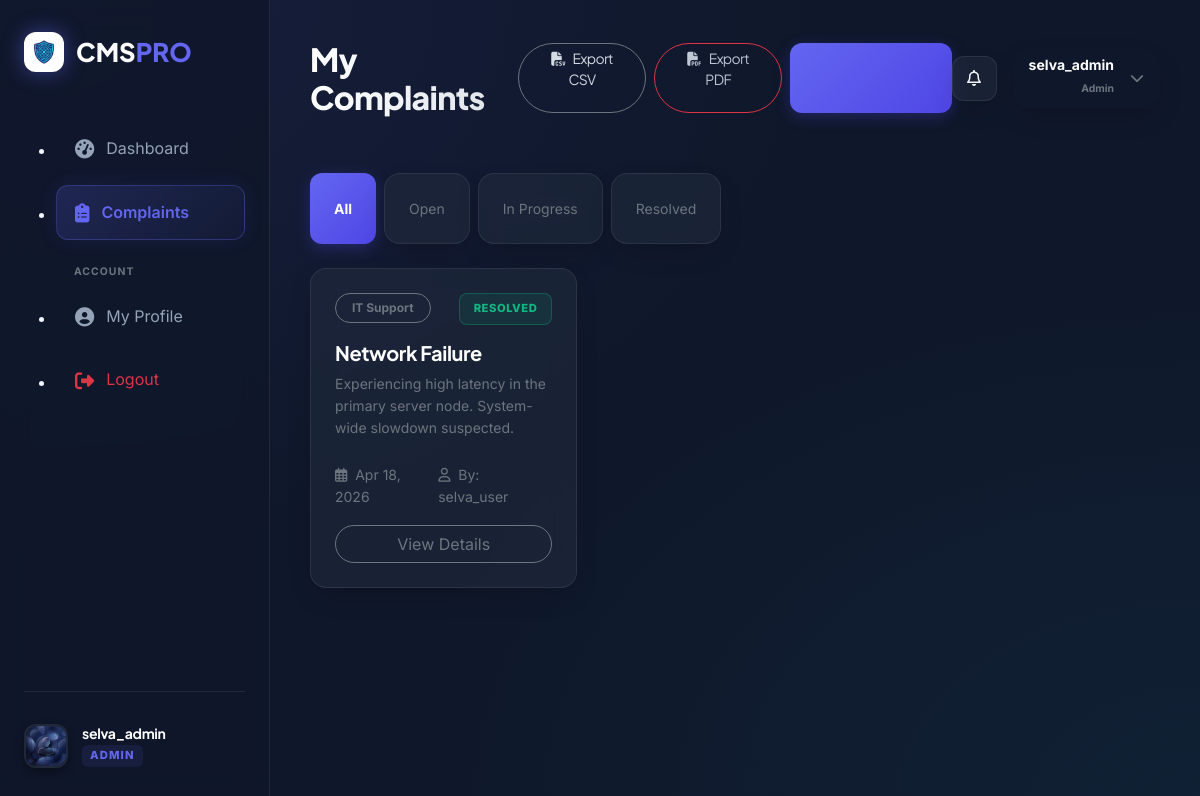
Screenshot of /complaints/ (signed in) with the database file from the repository.
### complaints/models.py (models this page shows, shortened)
class User(AbstractUser):
    ROLE_CHOICES = (
        ('ADMIN', 'Admin'),
        ('MANAGER', 'Manager'),
        ('USER', 'User'),
    )
    role = models.CharField(max_length=10, choices=ROLE_CHOICES, default='USER')
    avatar = models.ImageField(upload_to='avatars/', null=True, blank=True)

class Complaint(models.Model):
    CATEGORY_CHOICES = (
        ('IT', 'IT Support'),
        ('HR', 'HR Department'),
        ('FACILITY', 'Facility Management'),
        ('OTHER', 'Other'),
    )
    STATUS_CHOICES = (
        ('OPEN', 'Open'),
        ('IN_PROGRESS', 'In Progress'),
        ('RESOLVED', 'Resolved'),
    )
    SLA_DAYS = 3  # Overdue after 3 days
    title = models.CharField(max_length=200)
    description = models.TextField()
    category = models.CharField(max_length=20, choices=CATEGORY_CHOICES)
    status = models.CharField(max_length=20, choices=STATUS_CHOICES, default='OPEN')
    created_by = models.ForeignKey(User, on_delete=models.CASCADE, related_name='complaints')
    assigned_to = models.ForeignKey(User, on_delete=models.SET_NULL, null=True, blank=True, related_name='assigned_complaints')
    attachment = models.FileField(upload_to='attachments/', null=True, blank=True)
    reopen_count = models.PositiveIntegerField(default=0)
    created_at = models.DateTimeField(auto_now_add=True)
    updated_at = models.DateTimeField(auto_now=True)
    @property
    def is_overdue(self):
        if self.status == 'RESOLVED':
            return False
        return (timezone.now() - self.created_at).days >= self.SLA_DAYS

### complaints/views.py (the view)
# urls.py: path('complaints/', views.complaint_list, name='complaint_list'),
@login_required
def complaint_list(request):
    status_filter = request.GET.get('status', 'ALL')
    if request.user.role == 'ADMIN':
        complaints = Complaint.objects.all()
    elif request.user.role == 'MANAGER':
        complaints = Complaint.objects.filter(assigned_to=request.user)
    else:
        complaints = Complaint.objects.filter(created_by=request.user)
    if status_filter != 'ALL':
        complaints = complaints.filter(status=status_filter)
    overdue_count = sum(1 for c in complaints if c.is_overdue)
    return render(request, 'complaints/complaint_list.html', {
        'complaints': complaints,
        'current_status': status_filter,
        'overdue_count': overdue_count,
    })

### templates/complaints/complaint_list.html (shortened to what this page needs)
{% extends 'base.html' %}
{% load static %}
{% block page_title %}
<div class="d-flex justify-content-between align-items-center w-100">
    <span>My Complaints</span>
    <div class="d-flex gap-2">
        {% if user.role == 'ADMIN' %}
        <a href="{% url 'export_csv' %}" class="btn btn-outline-secondary btn-sm px-4 rounded-pill border-secondary" title="Export CSV">
            <i class="fas fa-file-csv me-2"></i>Export CSV
        </a>
        <a href="{% url 'export_pdf' %}" class="btn btn-outline-danger btn-sm px-4 rounded-pill border-danger" title="Export PDF">
            <i class="fas fa-file-pdf me-2"></i>Export PDF
        </a>
        {% endif %}
        <a href="{% url 'complaint_create' %}" class="btn btn-premium btn-sm px-4">
            <i class="fas fa-plus me-2"></i> Raise Complaint
        </a>
    </div>
</div>
{% endblock %}
{% block content %}
<div class="mb-4">
    <div class="d-flex gap-2 flex-wrap">
        <a href="?status=ALL" class="btn btn-sm {% if current_status == 'ALL' %}btn-premium{% else %}card-glass text-secondary{% endif %} px-4">All</a>
        <a href="?status=OPEN" class="btn btn-sm {% if current_status == 'OPEN' %}btn-premium{% else %}card-glass text-secondary{% endif %} px-4">Open</a>
        <a href="?status=IN_PROGRESS" class="btn btn-sm {% if current_status == 'IN_PROGRESS' %}btn-premium{% else %}card-glass text-secondary{% endif %} px-4">In Progress</a>
        <a href="?status=RESOLVED" class="btn btn-sm {% if current_status == 'RESOLVED' %}btn-premium{% else %}card-glass text-secondary{% endif %} px-4">Resolved</a>
    </div>
</div>
<div class="row g-4">
    {% for complaint in complaints %}
    <div class="col-md-6 col-xl-4">
        <div class="card-glass h-100 d-flex flex-column {% if complaint.is_overdue %}overdue-card{% endif %}">
            <div class="d-flex justify-content-between align-items-start mb-3">
                <span class="badge bg-secondary-bg border border-secondary text-secondary small px-3 py-2 rounded-pill">
                    {{ complaint.get_category_display }}
                </span>
                <div class="d-flex align-items-center gap-2">
                    <span class="badge-pill bg-{{ complaint.status|lower }} small">
                        {{ complaint.get_status_display }}
                    </span>
                </div>
            </div>
            <h5 class="mb-2 text-white">{{ complaint.title }}</h5>
            <p class="text-secondary small mb-4 flex-grow-1">
                {{ complaint.description|truncatechars:120 }}
            </p>
            <div class="mt-auto">
                <div class="d-flex justify-content-between align-items-center mb-3">
                    <div class="small text-secondary">
                        <i class="far fa-calendar-alt me-1"></i> {{ complaint.created_at|date:"M d, Y" }}
                    </div>
                    <div class="small text-secondary">
                        {% if user.role != 'USER' %}
                            <i class="far fa-user me-1"></i> By: {{ complaint.created_by.username }}
                        {% endif %}
                    </div>
                </div>
                <a href="{% url 'complaint_detail' complaint.pk %}" class="btn btn-outline-secondary w-100 rounded-pill border-secondary hover-indigo">
                    View Details
                </a>
            </div>
        </div>
    </div>
    {% endfor %}
</div>
{% endblock %}

### templates/base.html (shortened to what this page needs)
{% load static %}
<!DOCTYPE html>
<html lang="en">
<head>
    <link href="https://cdn.jsdelivr.net/npm/bootstrap@5.3.0/dist/css/bootstrap.min.css" rel="stylesheet">
    <link rel="stylesheet" href="https://cdnjs.cloudflare.com/ajax/libs/font-awesome/6.4.0/css/all.min.css">
    <link rel="stylesheet" href="{% static 'css/style.css' %}">
</head>
<body>
    <aside class="sidebar" id="sidebar">
        <a href="{% url 'homepage' %}" class="sidebar-brand">
            <div class="brand-logo" style="width: 40px; height: 40px; background: url('{% static 'img/logo.png' %}') center/contain no-repeat; border-radius: 12px; box-shadow: 0 0 20px var(--primary-glow);">
            </div>
            <span>CMS<span style="color: var(--primary-accent)">PRO</span></span>
        </a>
        <ul class="sidebar-nav">
            <li class="nav-item">
                <a href="{% url 'dashboard' %}" class="nav-link {% if request.resolver_match.url_name == 'dashboard' %}active{% endif %}">
                    <i class="fas fa-tachometer-alt"></i>
                    <span>Dashboard</span>
                </a>
            </li>
            <li class="nav-item">
                <a href="{% url 'complaint_list' %}" class="nav-link {% if request.resolver_match.url_name == 'complaint_list' or request.resolver_match.url_name == 'complaint_detail' %}active{% endif %}">
                    <i class="fas fa-clipboard-list"></i>
                    <span>Complaints</span>
                </a>
            </li>
            <div class="mt-4 mb-2 small text-uppercase text-secondary fw-bold" style="font-size: 0.65rem; letter-spacing: 0.1em; padding-left: 18px;">Account</div>
            <li class="nav-item">
                <a href="#" class="nav-link">
                    <i class="fas fa-user-circle"></i>
                    <span>My Profile</span>
                </a>
            </li>
            <li class="nav-item">
                <a href="{% url 'user_logout' %}" class="nav-link text-danger">
                    <i class="fas fa-sign-out-alt"></i>
                    <span>Logout</span>
                </a>
            </li>
        </ul>
        {% if user.is_authenticated %}
        <div class="sidebar-user">
            {% if user.avatar %}
                <img src="{{ user.avatar.url }}" alt="Avatar" class="user-avatar">
            {% else %}
                <img src="{% static 'img/default_avatar.png' %}" alt="Avatar" class="user-avatar">
            {% endif %}
            <div class="user-info">
                <h6 class="mb-0 text-white small">{{ user.username }}</h6>
                <span class="user-role">{{ user.get_role_display }}</span>
            </div>
        </div>
        {% endif %}
    </aside>
    <main class="main-content">
        <header class="top-navbar fade-in-up">
            <div class="d-flex align-items-center gap-3">
                <h2 class="page-title mb-0">{% block page_title %}Dashboard{% endblock %}</h2>
            </div>
            <div class="top-nav-actions d-flex align-items-center gap-3">
                <div class="notification-bell card-glass p-2 d-flex align-items-center justify-content-center" style="width: 45px; height: 45px; border-radius: 12px; position: relative; cursor: pointer;" title="Overdue Complaints">
                    <i class="far fa-bell"></i>
                </div>
                <div class="dropdown">
                    <button class="card-glass px-3 py-2 d-flex align-items-center gap-3 cursor-pointer border-0 bg-transparent text-white" type="button" data-bs-toggle="dropdown" aria-expanded="false">
                        <div class="text-end d-none d-md-block">
                            <div class="small fw-bold mb-0" style="line-height: 1.2;">{{ user.username }}</div>
                            <span class="x-small text-secondary fw-bold" style="font-size: 0.65rem;">{{ user.get_role_display }}</span>
                        </div>
                        <i class="fas fa-chevron-down small text-secondary"></i>
                    </button>
                </div>
            </div>
        </header>
        <div class="content-wrapper">
            {% block content %}{% endblock %}
        </div>
    </main>
</body>
</html>

### static/css/style.css (style rules this page uses)
:root { --primary-bg: #0f172a; --secondary-bg: #1e293b; --card-bg: rgba(30, 41, 59, 0.7); --card-border: rgba(255, 255, 255, 0.08); --primary-accent: #6366f1; --primary-glow: rgba(99, 102, 241, 0.5); --secondary-accent: #22d3ee; --secondary-glow: rgba(34, 211, 238, 0.4); --success: #10b981; --warning: #f59e0b; --danger: #ef4444; --text-primary: #f1f5f9; --text-secondary: #94a3b8; --sidebar-width: 270px; --border-radius: 16px; --transition-speed: 0.4s; --glass-blur: 12px; }
* { margin: 0; padding: 0; box-sizing: border-box; }
body { font-family: 'Inter', sans-serif; background-color: var(--primary-bg); background-image: radial-gradient(at 0% 0%, rgba(99, 102, 241, 0.1) 0px, transparent 50%), radial-gradient(at 100% 100%, rgba(34, 211, 238, 0.05) 0px, transparent 50%); background-attachment: fixed; color: var(--text-primary); overflow-x: hidden; line-height: 1.6; }
h1, h2, h3, h4, h5, h6 { font-family: 'Plus Jakarta Sans', sans-serif; font-weight: 700; letter-spacing: -0.02em; }
.fade-in-up { animation: fadeInUp 0.8s cubic-bezier(0.16, 1, 0.3, 1) forwards; }
.sidebar { width: var(--sidebar-width); height: 100vh; background: rgba(15, 23, 42, 0.8); backdrop-filter: blur(15px); position: fixed; left: 0; top: 0; padding: 2rem 1.5rem; display: flex; flex-direction: column; border-right: 1px solid var(--card-border); transition: all var(--transition-speed) cubic-bezier(0.4, 0, 0.2, 1); z-index: 1000; }
.sidebar-brand { font-family: 'Plus Jakarta Sans', sans-serif; font-size: 1.6rem; font-weight: 800; color: #fff; margin-bottom: 3rem; text-decoration: none; display: flex; align-items: center; gap: 12px; }
.brand-logo { box-shadow: 0 0 20px var(--primary-glow); transition: transform 0.3s; }
.nav-link { display: flex; align-items: center; gap: 12px; padding: 14px 18px; color: var(--text-secondary); text-decoration: none; border-radius: 12px; margin-bottom: 8px; transition: all 0.3s ease; border: 1px solid transparent; }
.nav-link i { font-size: 1.2rem; }
.nav-link.active { background: linear-gradient(135deg, rgba(99, 102, 241, 0.2), rgba(99, 102, 241, 0.05)); color: var(--primary-accent); border-color: rgba(99, 102, 241, 0.3); box-shadow: 0 0 20px rgba(99, 102, 241, 0.1); font-weight: 600; }
.sidebar-user { margin-top: auto; padding-top: 2rem; border-top: 1px solid var(--card-border); display: flex; align-items: center; gap: 14px; }
.user-avatar { width: 44px; height: 44px; border-radius: 12px; object-fit: cover; border: 2px solid var(--card-border); box-shadow: 0 4px 10px rgba(0,0,0,0.3); }
.user-role { display: inline-block; font-size: 0.7rem; font-weight: 800; text-transform: uppercase; letter-spacing: 0.1em; padding: 2px 8px; border-radius: 6px; background: rgba(99, 102, 241, 0.1); color: var(--primary-accent); }
.main-content { margin-left: var(--sidebar-width); padding: 2.5rem; min-height: 100vh; transition: margin var(--transition-speed) ease; }
.top-navbar { margin-bottom: 3.5rem; display: flex; justify-content: space-between; align-items: center; }
.page-title { font-size: 2rem; font-weight: 800; background: linear-gradient(to right, #fff, var(--text-secondary)); -webkit-background-clip: text; -webkit-text-fill-color: transparent; }
.card-glass { background: var(--card-bg); backdrop-filter: blur(var(--glass-blur)); -webkit-backdrop-filter: blur(var(--glass-blur)); border: 1px solid var(--card-border); border-radius: var(--border-radius); padding: 1.5rem; transition: all 0.4s cubic-bezier(0.175, 0.885, 0.32, 1.275); box-shadow: 0 10px 30px -10px rgba(0,0,0,0.3); }
.btn-premium { background: linear-gradient(135deg, var(--primary-accent), #4f46e5); color: #fff; border: none; padding: 14px 28px; border-radius: 12px; font-weight: 700; transition: all 0.3s; box-shadow: 0 4px 15px rgba(79, 70, 229, 0.3); display: inline-flex; align-items: center; justify-content: center; gap: 10px; }
.badge-pill { padding: 6px 14px; border-radius: 8px; font-size: 0.7rem; font-weight: 800; text-transform: uppercase; letter-spacing: 0.05em; }
.bg-resolved { background: rgba(16, 185, 129, 0.1); color: var(--success); border: 1px solid rgba(16, 185, 129, 0.3); }

### rows the page displays
User: username "selva_admin", role "ADMIN", role "Admin"
Complaint: category "IT Support", status "RESOLVED", title "Network Failure", description "Experiencing high latency in the primary server node. System-wide slowdown suspected.", created_at "Apr 18, 2026", created_by.username "selva_user"
